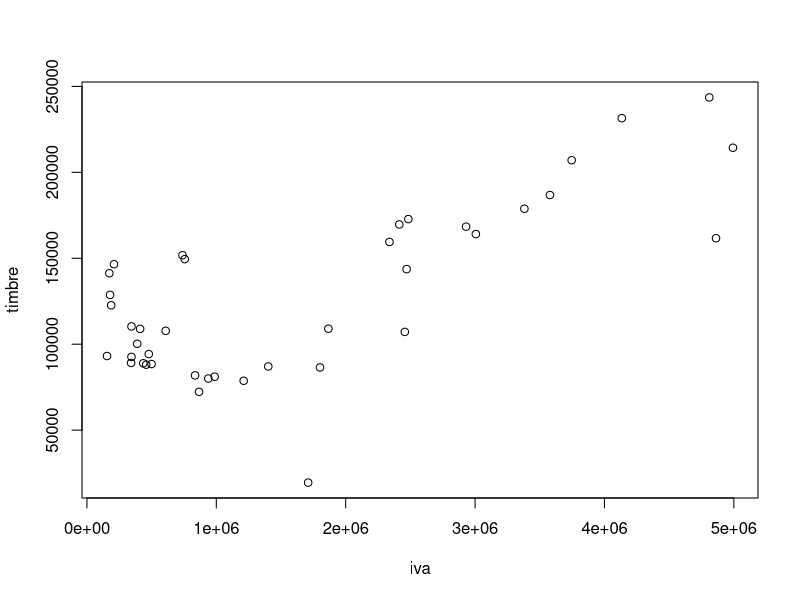
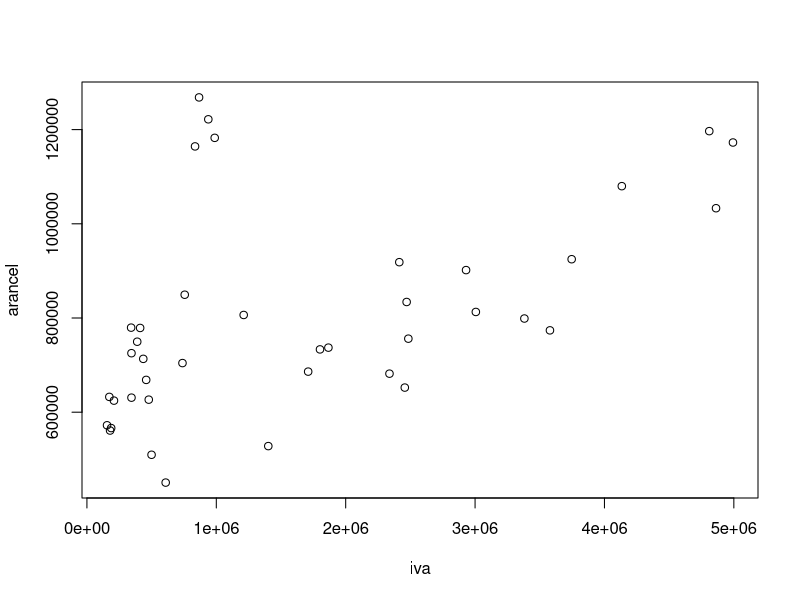
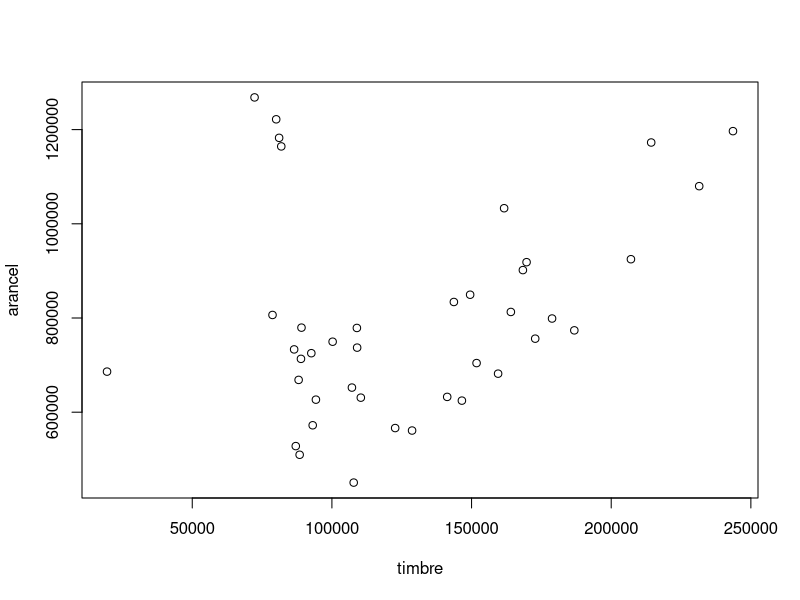

Source code (R) for these figures, in order:
# Guia 7

# NO MC

setwd("D:/Guia 7")

library(haven)

bdimp=read_dta("impuestos.dta")

attach(bdimp)



# Declaracion ST

pibs=ts(pibreal,start=c(1970))

ivas=ts(iva,start=c(1970))

tims=ts(timbre,start=c(1970))

aras=ts(arancel,start=c(1970))



# Regresion inicial

m1=lm(pibs~ivas+tims+aras)

summary(m1)



# Deteccion MC

plot(iva,timbre)

plot(iva,arancel)

plot(timbre,arancel)



# Deteccion con coeficiente de correlacion

cor(ivas,tims)

bdimp1=subset(bdimp,select=c(iva,timbre,arancel))

cor(bdimp1)

# ==> MC fuerte entre iva y timbre, r>0.7



# Deteccion con VIF (FIV)

library(car)

vif(m1) # Variance inflation factor

# ==> no se identifica MC fuerte

# Regresiones auxiliares
ra1=lm(ivas~tims+aras)
summary(ra1)
ra2=lm(tims~aras+ivas)
summary(ra2)
ra3=lm(aras~ivas+tims)
summary(ra3)


# Solucion MC: diferencias 

dpib=diff(pibs) # yt - yt-1

diva=diff(ivas)

darancel=diff(aras)

dtimbre=diff(timbre)

m3=lm(dpib~diva+darancel+dtimbre)

summary(m3)

cor(diva,dtimbre)



# Cortes transversales

iaran=(arancel-min(arancel))/(max(arancel)-min(arancel))

itimb=(timbre-min(timbre))/(max(timbre)-min(timbre))

inueva=(iaran+itimb)/2 # inueva se coloca como independiente

summary(iaran)

summary(itimb)

